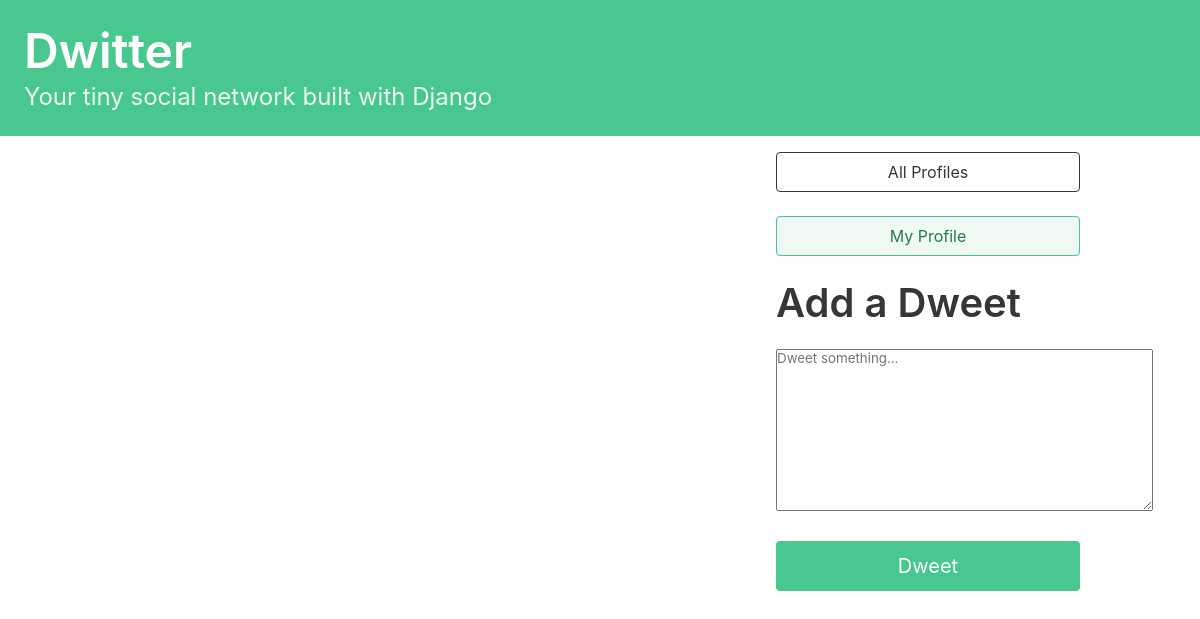
The app's page / (signed in), older data.
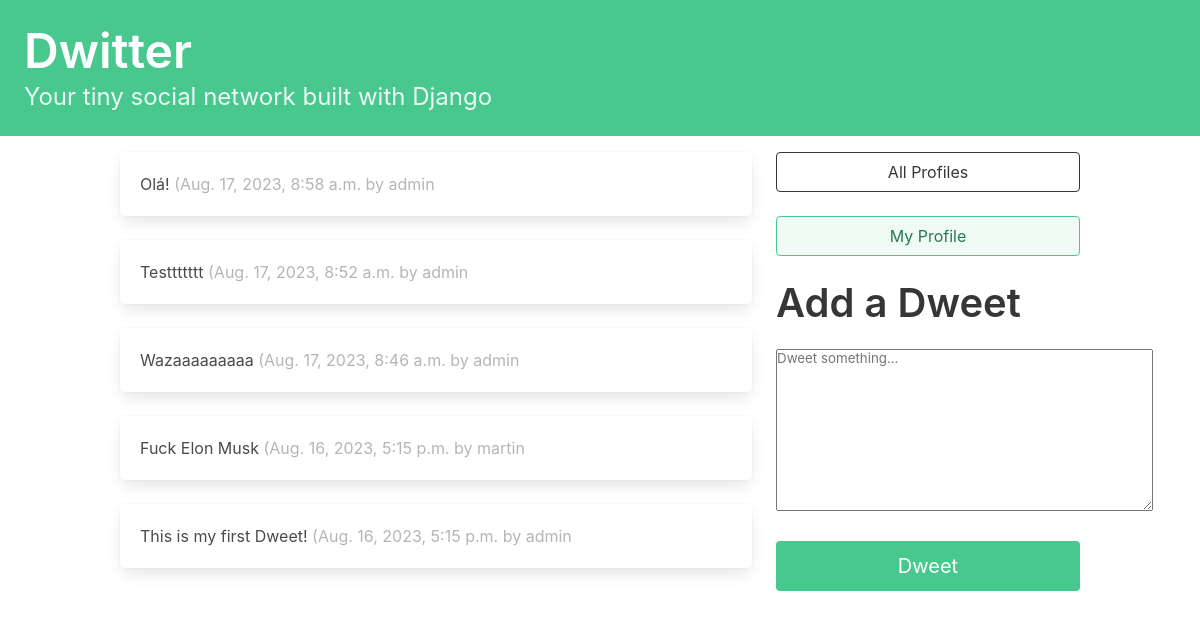
The same page, newer data.
### dwitter/models.py (models this page shows, shortened)
class Dweet(models.Model):
    user = models.ForeignKey(
        User,
        related_name='dweets',
        on_delete=models.DO_NOTHING
    )
    body = models.CharField(max_length=140)
    created_at = models.DateTimeField(auto_now_add=True)

### dwitter/views.py (the view)
# urls.py: path('', dashboard, name='dashboard'),
def dashboard(request):
    form = DweetForm(request.POST or None)
    if request.method == 'POST':
        if form.is_valid():
            dweet = form.save(commit=False)
            dweet.user = request.user
            dweet.save()
            return redirect("dwitter:dashboard")
    followed_tweets = Dweet.objects.filter(
        user__profile__in=request.user.profile.follows.all()
    ).order_by('-created_at')
    context = {
        'form': form,
        'dweets': followed_tweets
    }
    return render(request, 'dwitter/dashboard.html', context)

### dwitter/forms.py
class DweetForm(forms.ModelForm):
    body = forms.CharField(
        required=True,
        widget=forms.widgets.Textarea(
            attrs={
                'placeholder': 'Dweet something...',
                'class': 'text-area is-success is-medium is-fullwidth'
            }
        ),
        label=''
    )
    class Meta:
        model = Dweet
        exclude = ("user", )

### dwitter/templates/dwitter/dashboard.html (shortened to what this page needs)
{% extends 'base.html' %}
{% block content %}
<div class="column">
    {% for dweet in dweets %}
    <div class="box">
        {{ dweet.body }}
        <span class="is-small has-text-grey-light">
          ({{ dweet.created_at }} by {{ dweet.user.username }}
      </span>
    </div>
    {% endfor %}
</div>
<div class="column is-one-third">
    <div class="block">
        <a href="{% url 'dwitter:profile_list' %}">
            <button class="button is-dark is-outlined is-fullwidth">
                All Profiles
            </button>
        </a>
    </div>
    <div class="block">
        <a href="{% url 'dwitter:profile' request.user.profile.id %} ">
            <button class="button is-success is-light is-outlined is-fullwidth">
                My Profile
            </button>
        </a>
    </div>
    <div class="block">
        <div class="block">
            <h2 class="title is-2">
                Add a Dweet
            </h2>
        </div>
        <div class="block">
            <form method="post">
                {{ form.as_p }}
                <button class="button is-success is-fullwidth is-medium mt-5"
                        type="submit">
                    Dweet
                </button>
            </form>
        </div>
    </div>
</div>
{% endblock content %}

### dwitter/templates/base.html (shortened to what this page needs)
<!DOCTYPE html>
<html lang="en">
<head>
    <link rel="stylesheet" href="https://cdn.jsdelivr.net/npm/bulma@0.9.4/css/bulma.min.css">
</head>
<body>
<a href="{% url 'dwitter:dashboard' %} ">
    <section class="hero is-small is-success mb-4">
        <div class="hero-body">
            <h1 class="title is-1">Dwitter</h1>
            <p class="subtitle is-4">Your tiny social network built with Django</p>
        </div>
    </section>
</a>
<div class="container">
    <div class="columns">
        {% block content %}
        {% endblock content %}
    </div>
</div>
</body>
</html>

Row changes from the older to the newer data that the page shows:
added Dweet: body "Olá!", created_at "Aug. 17, 2023, 8:58 a.m.", user.username "admin"
added Dweet: body "Testtttttt", created_at "Aug. 17, 2023, 8:52 a.m.", user.username "admin"
added Dweet: body "Wazaaaaaaaaa", created_at "Aug. 17, 2023, 8:46 a.m.", user.username "admin"
added Dweet: body "Fuck Elon Musk", created_at "Aug. 16, 2023, 5:15 p.m.", user.username "martin"
added Dweet: body "This is my first Dweet!", created_at "Aug. 16, 2023, 5:15 p.m.", user.username "admin"
